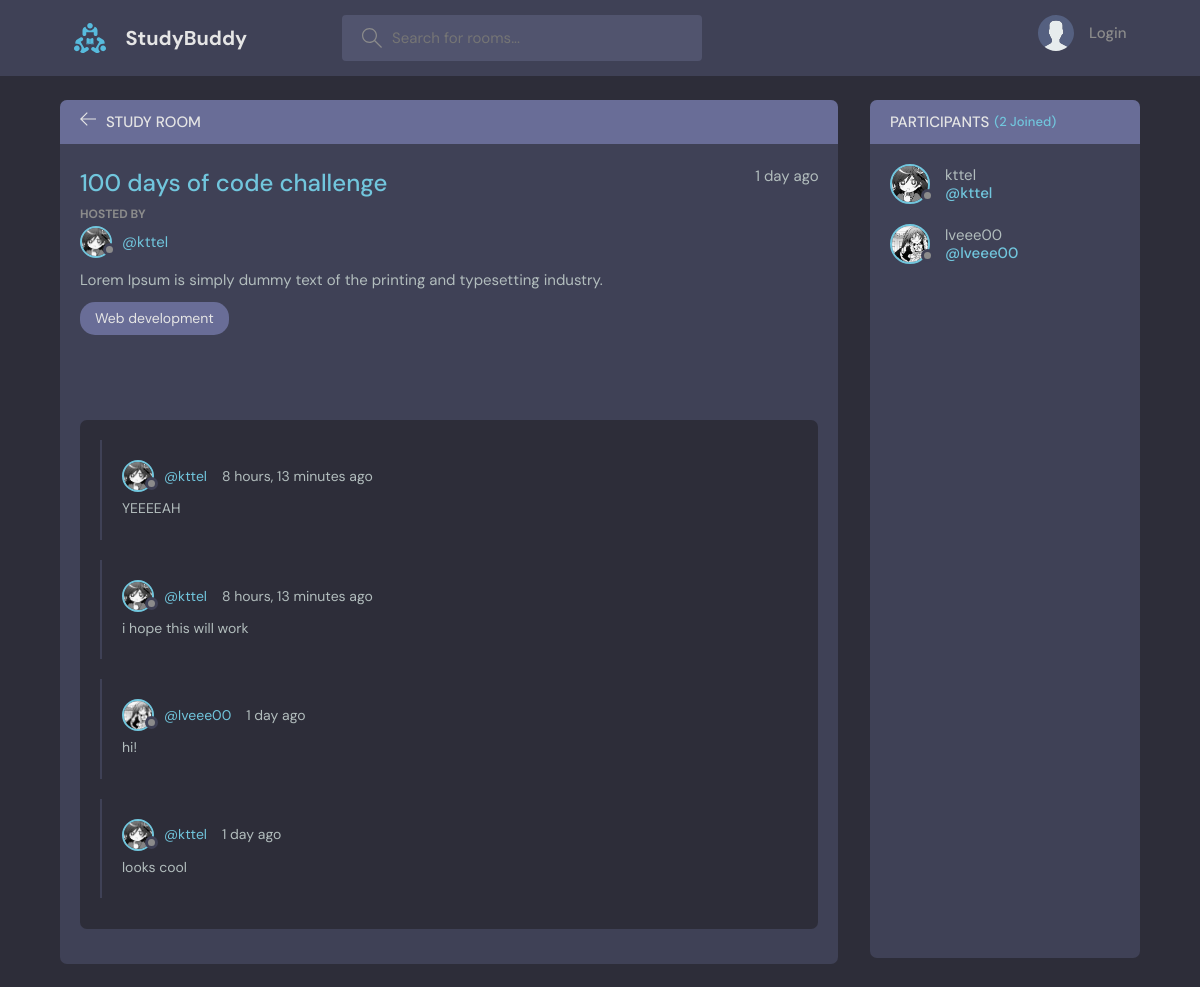
Screenshot of /rooms/1/ with the database file from the repository.
### base/models.py (models this page shows, shortened)
class Room(models.Model):
    host = models.ForeignKey(
        get_user_model(),
        on_delete=models.SET_NULL,
        null=True
    )
    topic = models.ForeignKey(Topic, on_delete=models.SET_NULL, null=True)
    name = models.CharField(max_length=200)
    description = models.TextField(null=True, blank=True)
    participants = models.ManyToManyField(
        get_user_model(),
        related_name='participants',
        blank=True
    )
    updated = models.DateTimeField(auto_now=True)
    created = models.DateTimeField(auto_now_add=True)
    class Meta:
        ordering = ['-created']

class User(AbstractUser):
    name = models.CharField(max_length=200, null=True)
    email = models.EmailField(unique=True, null=True)
    bio = models.TextField(null=True, blank=True)
    avatar = models.ImageField(null=True, default='avatar.svg')
    USERNAME_FIELD = 'email'
    REQUIRED_FIELDS = []
    def __str__(self):
        return self.username

class Topic(models.Model):
    name = models.CharField(max_length=200)
    def __str__(self):
        return self.name

class Message(models.Model):
    user = models.ForeignKey(
        get_user_model(),
        on_delete=models.CASCADE
    )
    room = models.ForeignKey(Room, on_delete=models.CASCADE)
    body = models.TextField()
    updated = models.DateTimeField(auto_now=True)
    created = models.DateTimeField(auto_now_add=True)
    class Meta:
        ordering = ['-created']

### rooms/views.py (the view)
# urls.py: path('<str:pk>/', views.RoomDetailView.as_view(), name='room'),
class RoomDetailView(generic.DetailView):
    model = models.Room
    template_name = 'rooms/room.html'
    def get_context_data(self, **kwargs):
        context = super().get_context_data(**kwargs)
        room = models.Room.objects.get(pk=self.kwargs.get('pk'))
        context['room_messages'] = room.message_set.all()
        context['participants'] = room.participants.all()
        return context

### rooms/templates/rooms/room.html (shortened to what this page needs)
{% extends 'main.html' %}
{% block content %}
    <main class="profile-page layout layout--2">
      <div class="container">
        <div class="room">
          <div class="room__top">
            <div class="room__topLeft">
              <a href="{% url 'home' %}">
                <svg version="1.1" xmlns="http://www.w3.org/2000/svg" width="32" height="32" viewBox="0 0 32 32">
                  <title>arrow-left</title>
                  <path
                    d="M13.723 2.286l-13.723 13.714 13.719 13.714 1.616-1.611-10.96-10.96h27.625v-2.286h-27.625l10.965-10.965-1.616-1.607z"
                  ></path>
                </svg>
              </a>
              <h3>Study Room</h3>
            </div>
          </div>
          <div class="room__box scroll">
            <div class="room__header scroll">
              <div class="room__info">
                <h3>{{ room.name }}</h3>
                <span>{{ room.created|timesince }} ago</span>
              </div>
              <div class="room__hosted">
                <p>Hosted By</p>
                <a href="{% url 'user-profile' room.host.id %}" class="room__author">
                  <div class="avatar avatar--small">
                    <img src="{{ room.host.avatar.url }}" />
                  </div>
                  <span>@{{ room.host }}</span>
                </a>
              </div>
              <div class="room__details">
                {{ room.description }}
              </div>
              <span class="room__topics">{{ room.topic }}</span>
            </div>
            <div class="room__conversation">
              <div class="threads scroll">
                {% for message in room_messages %}
                <div class="thread">
                  <div class="thread__top">
                    <div class="thread__author">
                      <a href="{% url 'user-profile' message.user.id %}" class="thread__authorInfo">
                        <div class="avatar avatar--small">
                          <img src="{{ message.user.avatar.url }}" />
                        </div>
                        <span>@{{ message.user}}</span>
                      </a>
                      <span class="thread__date">{{ message.created|timesince }} ago</span>
                    </div>
                  </div>
                  <div class="thread__details">
                    {{ message.body }}
                  </div>
                </div>
                {% endfor %}
              </div>
            </div>
          </div>
        </div>
        <div class="participants">
          <h3 class="participants__top">Participants <span>({{ participants.count }} Joined)</span></h3>
          <div class="participants__list scroll">
            {% for participant in participants %}
            <a href="{% url 'user-profile' participant.id %}" class="participant">
              <div class="avatar avatar--medium">
                <img src="{{ participant.avatar.url }}" />
              </div>
              <p>
                {{ participant }}
                <span>@{{ participant }}</span>
              </p>
            </a>
            {% endfor %}
          </div>
        </div>
      </div>
    </main>
{% endblock %}

### rows the page displays
Room: name "100 days of code challenge", created "1 day", host.avatar (picture), host "kttel", description "Lorem Ipsum is simply dummy text of the printing and typesetting industry.", topic "Web development"
Message: user.avatar (picture), user "kttel", created "8 hours, 13 minutes", body "YEEEEAH"
Message: user.avatar (picture), user "kttel", created "8 hours, 13 minutes", body "i hope this will work"
Message: user.avatar (picture), user "lveee00", created "1 day", body "hi!"
Message: user.avatar (picture), user "kttel", created "1 day", body "looks cool"
User: avatar (picture), username "kttel"
User: avatar (picture), username "lveee00"

### other values shown
{{ participants.count }} "2"
